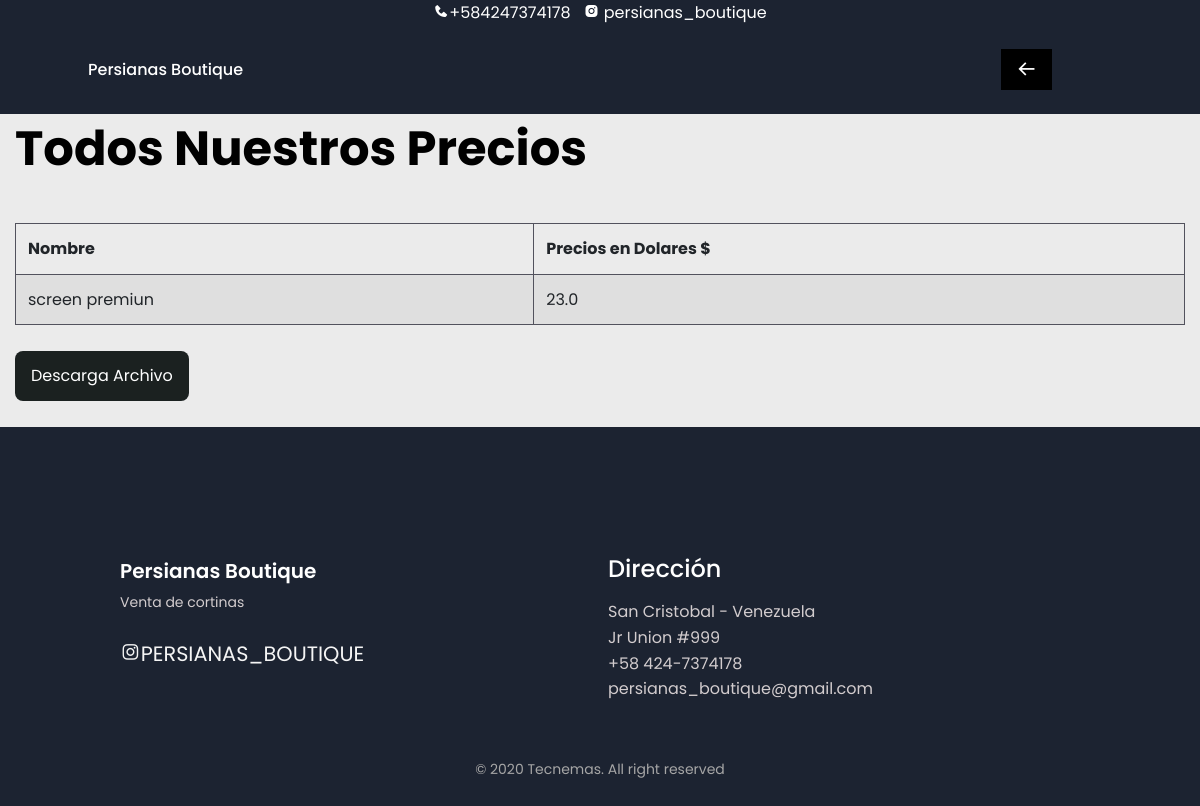
/tabla/, run on an earlier commit of the app's database.
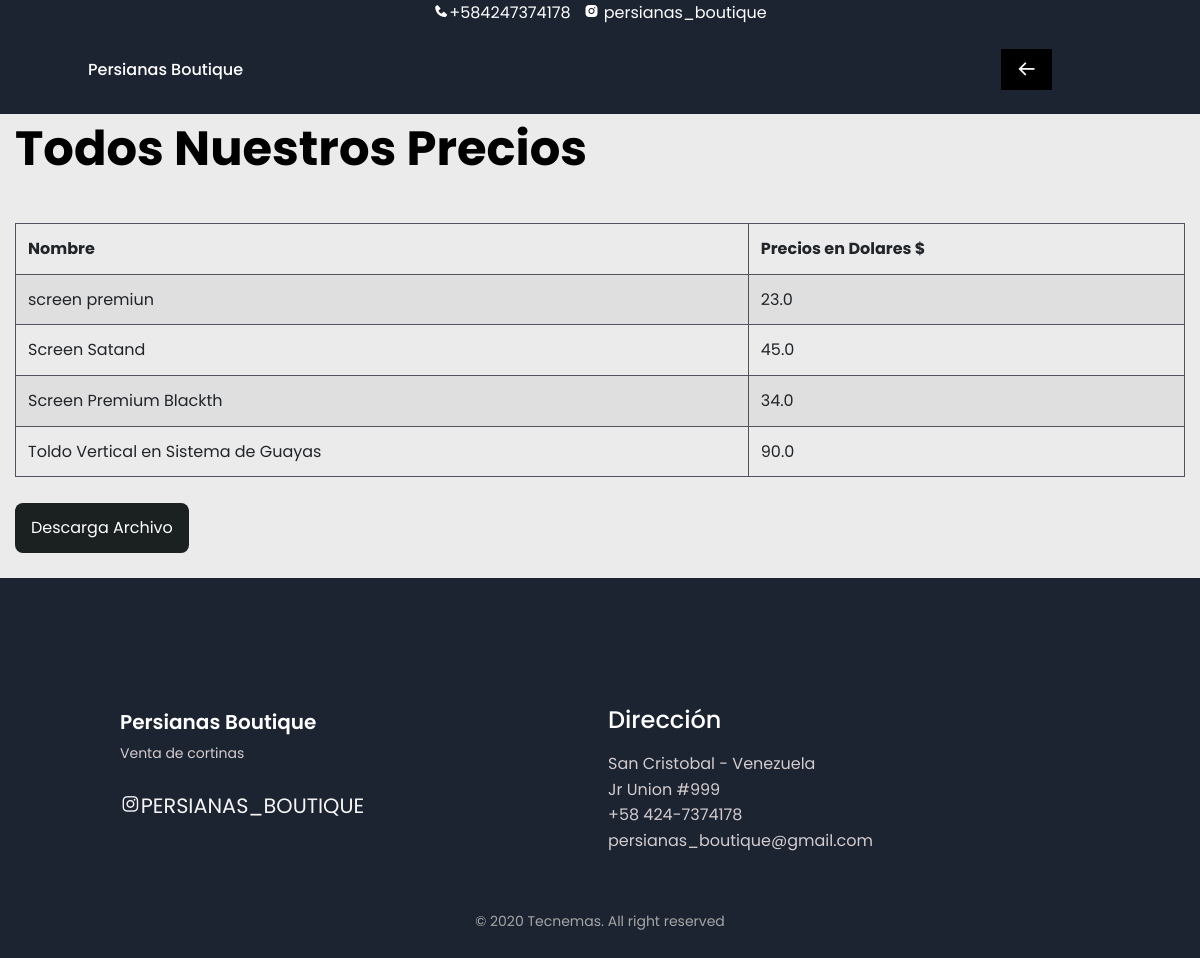
And on a later commit of the database.
### cortinas/models.py (models this page shows, shortened)
class Product(models.Model):
    name =  models.CharField(max_length=200, null=True)
    price = models.FloatField(null= True)
    category = models.CharField(max_length=200,null= True)
    description = models.CharField(max_length=200,null= True,blank=True)
    img = models.FileField(blank=True,null=True)

### cortinas/views.py (the view)
# urls.py: path('tabla/',views.tabla, name='tabla'),
def tabla(request):
    prod = Product.objects.all()
    df = pd.DataFrame(list(Product.objects.all().values()))
    df.to_csv(r'media/precios.csv')
    json_records = df.reset_index().to_json(orient ='records')
    data = []
    data = json.loads(json_records)
    context = {'d': data}
    return render(request, 'tabla.html', context)

### cortinas/templates/tabla.html (shortened to what this page needs)
{% extends 'base.html' %}
{% load static %}
{% block menu %}
<div class="nav__menu" style="margin-right: 60px;" id="nav-menu">
    <ul class="nav__list">
        <li class="nav__item"><a href="{% url 'home' %}" class="nav__link"><i class='bx bx-arrow-back'></i></a></li>
    </ul>
</div>
{% endblock %}
{% block content %}
    <main>
        <div class="container-fluid">
                    <div class="parameter">
                            <h2>Todos Nuestros Precios</h2><br>
                            <table class="table  table-striped table-bordered" >
                                <thead>
                                  <tr>
                                    <th>Nombre</th>
                                    <th>Precios en Dolares $</th>
                                  </tr>
                                </thead>
                                <tbody>
                                {% if d %}
                                {% for i in d %}
                                  <tr>
                                    <td>{{i.name}}</td>
                                    <td>{{i.price}}</td>
                                  </tr>
                                {% endfor %}
                                {% endif %}
                                </tbody>
                              </table>
                              <a href="http://192.168.0.107:8000/download_file" class="button">Descarga Archivo</a>
                              <br><br>
                    </div>
        </div>
    </main>
{% endblock %}

What changed in the data, as far as the page shows it:
added Product: name "Screen Satand", price "45.0"
added Product: name "Screen Premium Blackth", price "34.0"
added Product: name "Toldo Vertical en Sistema de Guayas", price "90.0"
